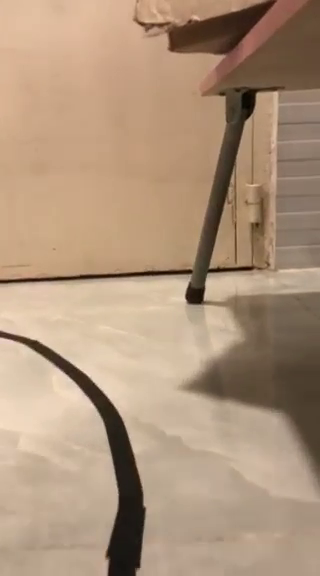
#> input picture frame 92 of video-1653144612.mp4, 320 x 576 px
$ python LineDetect.py
#> lines starting #> are read from the running program, lines starting #| are printed output that depends on the picture; after the words box and inside, x2 and y2 are one past the last pixel; in counts of white or black regions, pixels touching at a corner belong together
#> further down, img is the input picture: shape (576, 320, 3); mean B, G, R 123.4, 148, 174.2
import cv2
import numpy as np

width = 480
height = 640
center_image_x = width / 2
center_image_y = height / 2
minimum_area = 250
maximum_area = 100000
lower_color = np.array([0, 0, 0])
upper_color = np.array([80, 80, 80])


def resize_frame(image, COLOUR=[255, 255, 255]):
    h, w, layers = image.shape
#> h = 576; w = 320; layers = 3
    if h > height:
        ratio = height/h
        image = cv2.resize(
            image, (int(image.shape[1]*ratio), int(image.shape[0]*ratio)))
    h, w, layers = image.shape
    if w > width:
        ratio = width/w
        image = cv2.resize(
            image, (int(image.shape[1]*ratio), int(image.shape[0]*ratio)))
    h, w, layers = image.shape
    if h < height and w < width:
        hless = height/h
#> hless = 1.11
        wless = width/w
#> wless = 1.5
        if(hless < wless):
            image = cv2.resize(
                image, (int(image.shape[1] * hless), int(image.shape[0] * hless)))
        else:
            image = cv2.resize(
                image, (int(image.shape[1] * wless), int(image.shape[0] * wless)))
    h, w, layers = image.shape
#> h = 640; w = 355
    if h < height:
        df = height - h
        df /= 2
        image = cv2.copyMakeBorder(image, int(df), int(
            df), 0, 0, cv2.BORDER_CONSTANT, value=COLOUR)
    if w < width:
        df = width - w
#> df = 125
        df /= 2
#> df = 62.5
        image = cv2.copyMakeBorder(image, 0, 0, int(
            df), int(df), cv2.BORDER_CONSTANT, value=COLOUR)
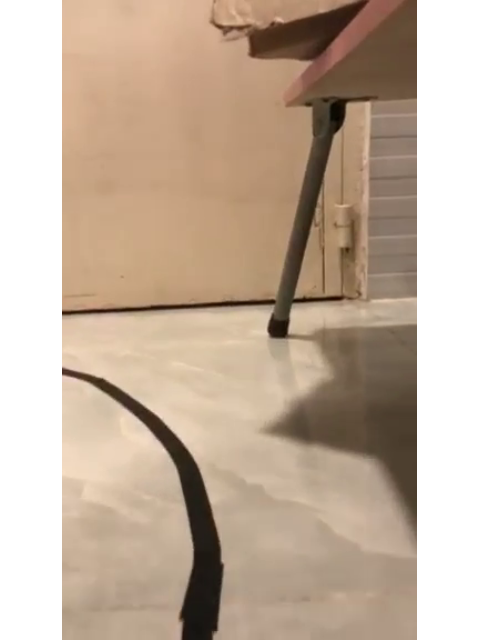
#> image: shape (640, 479, 3); mean of channels 0, 1, 2 157.4, 175.7, 195.1; drawn as B, G, R
    image = cv2.resize(image, (width, height), interpolation=cv2.INTER_AREA)
#> image: shape (640, 480, 3)
    return image


capture = cv2.VideoCapture("./video-1653144612.mp4")


while True:
    sucess, img = capture.read()
    try:
        img = resize_frame(img)
        hsv = cv2.cvtColor(img, cv2.COLOR_BGR2HSV)
#> hsv: shape (640, 480, 3); mean H, S, V 10.9, 58.2, 195.1
        # cv2.imshow('img', hsv)

        color_mask = cv2.inRange(hsv, lower_color, upper_color)
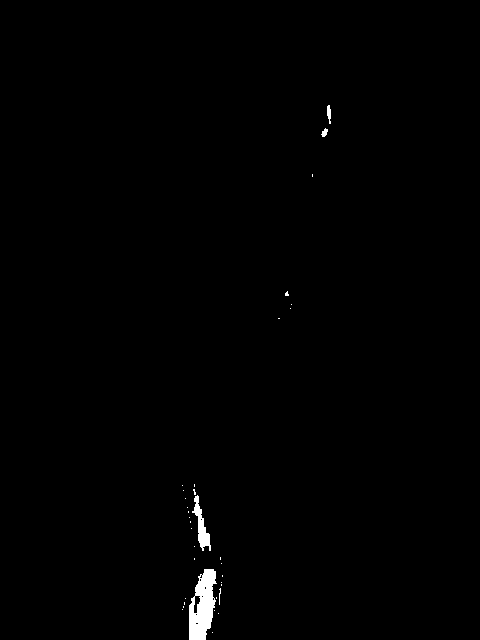
#> color_mask: shape (640, 480); 0.62% white; 35 white regions (31 under 20 px)
        cv2.imshow('img', color_mask)

        contours, hierarchy = cv2.findContours(color_mask,
                                               cv2.RETR_LIST, cv2.CHAIN_APPROX_SIMPLE)
#> contours = 44 contours, 39 with area under 20; largest, box (x1, y1, x2, y2) and area: (189, 569, 217, 640) 1310, (192, 495, 211, 551) 324, (193, 595, 201, 614) 84, (327, 105, 331, 124) 36, (321, 128, 328, 137) 27
        object_area = 0
        object_x = 0
        object_y = 0
        for contour in contours:
            x, y, w, h = cv2.boundingRect(contour)
            found_area = w * h
            center_x = x + (w / 2)
            center_y = y + (h / 2)
            if object_area < found_area:
                object_area = found_area
                object_x = center_x
                object_y = center_y
#> this loop made 44 passes
#> (x, y, w, h, found_area, center_x, center_y, object_area) on passes 13, 21: (193, 595, 8, 19, 152, 197, 604.5, 152), (189, 569, 28, 71, 1988, 203, 604.5, 1988)
#> (x, y, w, h, found_area, center_x, center_y) on passes 14, 20, 33, 41, 43, 44: (219, 588, 2, 17, 34, 220, 596.5), (199, 574, 4, 5, 20, 201, 576.5), (192, 495, 19, 56, 1064, 201.5, 523), (285, 291, 4, 5, 20, 287, 293.5), (321, 128, 7, 9, 63, 324.5, 132.5), (327, 105, 4, 19, 76, 329, 114.5)
#> after the loop, object_area = 1988; object_x = 203; object_y = 604.5
        if object_area > 0:
            ball_location = [object_area, object_x, object_y]
#> ball_location = [1988, 203, 604.5]
        else:
            ball_location = None
        if ball_location:
            img = cv2.circle(
                img, (int(ball_location[1]), int(ball_location[2])), radius=10, color=(0, 0, 255), thickness=1)
#> img: shape (640, 480, 3)
            if (ball_location[0] > minimum_area) and (ball_location[0]
                                                      < maximum_area):
                if ball_location[1] > (center_image_x +
                                       (width/3)):
                    print("Turning right")
                elif ball_location[1] < (center_image_x +
                                         (width/3)):
                    print("Turning left")
                else:
                    print("Forward")
            elif (ball_location[0] < minimum_area):
                print("Target isn't large enough, searching")
            else:
                print("Target large enough, stopping")
        else:
            print("Target not found, searching")
        cv2.imshow("A", img)
    except:
        cv2.imshow('img', img)
        print('error')

    if cv2.waitKey(1) == 27:
#> (key Esc is pressed here)
        break

capture.release()
cv2.destroyAllWindows()

$ run again, starting later in the video
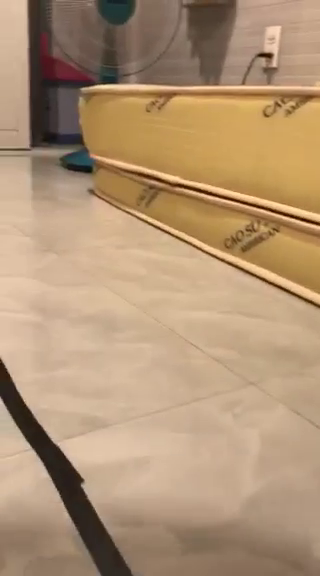
#> input picture frame 415 of video-1653144612.mp4, 320 x 576 px
#> img is the input picture: shape (576, 320, 3); mean B, G, R 116.3, 147.2, 176.3
#> in resize_frame, `image = cv2.copyMakeBorder(image, 0, 0, int( df), int(df), cv2.BORDER_..`:
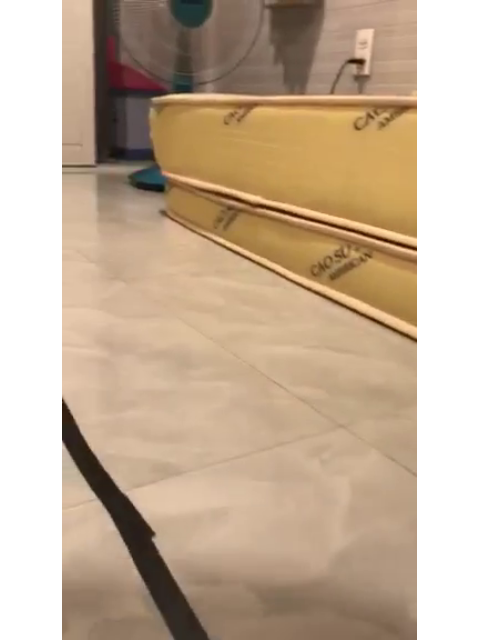
#> image: shape (640, 479, 3); mean of channels 0, 1, 2 152.1, 175, 196.6; drawn as B, G, R
#> hsv: shape (640, 480, 3); mean H, S, V 12.9, 65.5, 196.7
#> `color_mask = cv2.inRange(hsv, lower_color, upper_color)`:
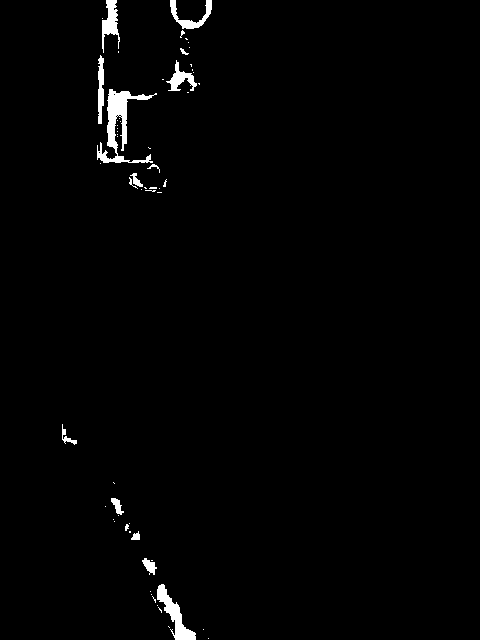
#> color_mask: shape (640, 480); 1.4% white; 60 white regions (45 under 20 px)
#> contours = 66 contours, 55 with area under 20; largest, box (x1, y1, x2, y2) and area: (97, 89, 157, 163) 1096, (157, 584, 196, 640) 632, (102, 0, 120, 53) 380, (170, 0, 212, 29) 326, (166, 60, 197, 91) 290
#> the loop `for contour in contours:` made 66 passes
#> (x, y, w, h, found_area, center_x, center_y, object_area) on passes 4, 6, 9, 50: (158, 607, 4, 6, 24, 160, 610, 24), (152, 596, 4, 7, 28, 154, 599.5, 28), (157, 584, 39, 56, 2184, 176.5, 612, 2184), (97, 89, 60, 74, 4440, 127, 126, 4440)
#> after the loop `for contour in contours:`: object_area = 4440; object_x = 127; object_y = 126
#> ball_location = [4440, 127, 126]
#> img: shape (640, 480, 3)

$ run again, starting later in the video
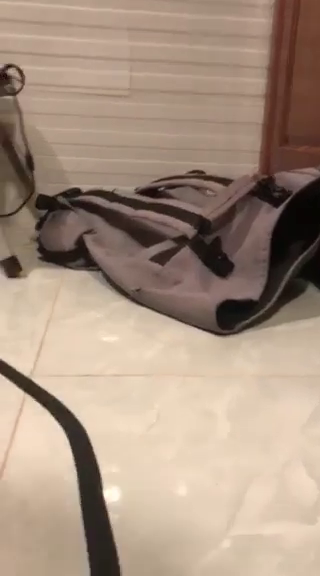
#> input picture frame 738 of video-1653144612.mp4, 320 x 576 px
#> img is the input picture: shape (576, 320, 3); mean B, G, R 128.2, 145.5, 166.8
#> in resize_frame, `image = cv2.copyMakeBorder(image, 0, 0, int( df), int(df), cv2.BORDER_..`:
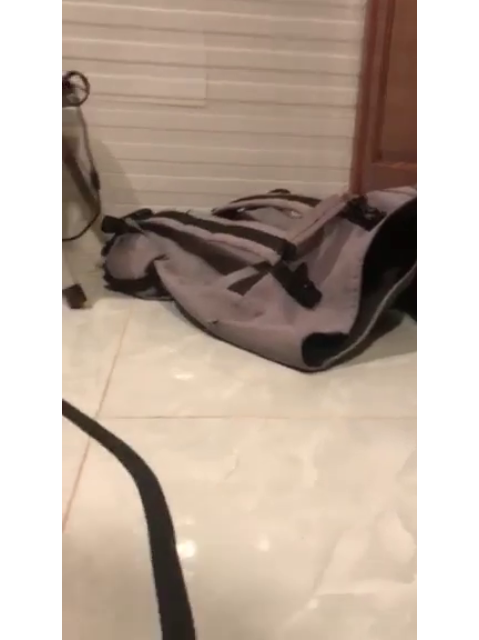
#> image: shape (640, 479, 3); mean of channels 0, 1, 2 161, 173.8, 189.5; drawn as B, G, R
#> hsv: shape (640, 480, 3); mean H, S, V 10, 48.6, 189.5
#> `color_mask = cv2.inRange(hsv, lower_color, upper_color)`:
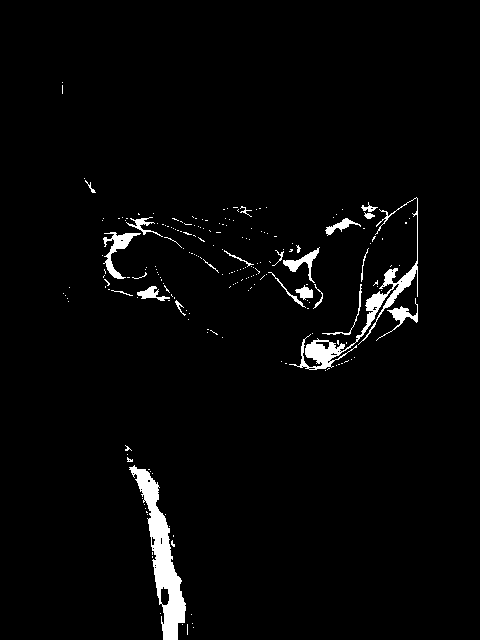
#> color_mask: shape (640, 480); 2.7% white; 210 white regions (186 under 20 px)
#> contours = 234 contours, 215 with area under 20; largest, box (x1, y1, x2, y2) and area: (129, 465, 186, 640) 3024, (289, 197, 418, 370) 1668, (103, 232, 141, 279) 437, (283, 247, 320, 283) 280, (376, 298, 418, 341) 218
#> the loop `for contour in contours:` made 234 passes
#> (x, y, w, h, found_area, center_x, center_y, object_area) on passes 7, 31, 230: (160, 586, 10, 20, 200, 165, 596, 200), (129, 465, 57, 175, 9975, 157.5, 552.5, 9975), (289, 197, 129, 173, 22317, 353.5, 283.5, 22317)
#> after the loop `for contour in contours:`: object_area = 22317; object_x = 353.5; object_y = 283.5
#> ball_location = [22317, 353.5, 283.5]
#> img: shape (640, 480, 3)
